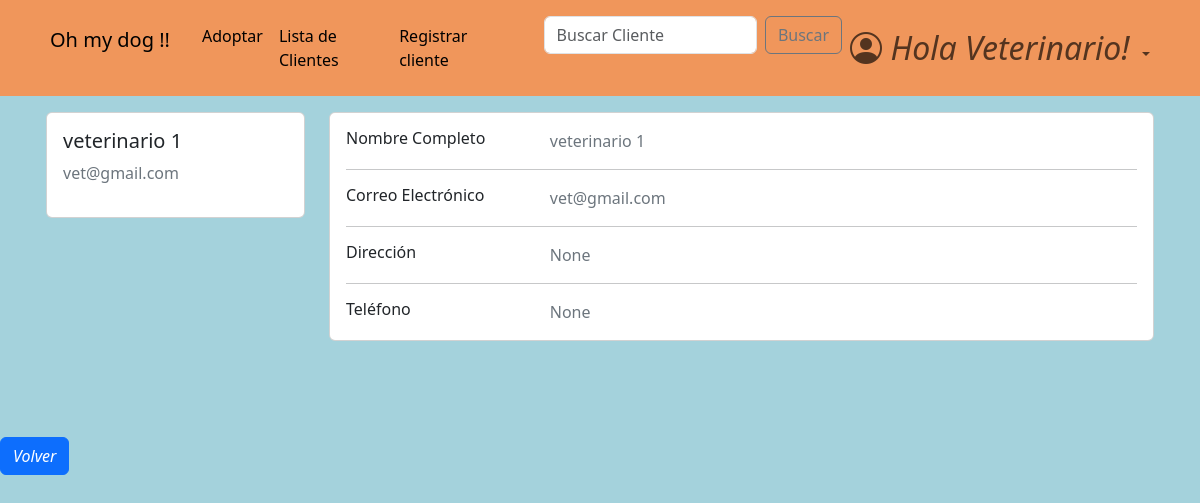
The app's page /accounts/profile/2 (signed in) with its own data.
### accounts/models.py (models this page shows, shortened)
class CustomUser(AbstractBaseUser, PermissionsMixin):
    email =                     models.EmailField(verbose_name="email", unique=True)    #.foreignKey ??
    name =                      models.CharField(max_length=25)   #slug es texto corto
    surname =                   models.CharField(max_length=30, blank=True, null=True)
    address =                   models.CharField(max_length=30, blank=True, null=True)
    telephone =                 models.SlugField(max_length=12, blank=True, null=True)
    is_active =                 models.BooleanField(default=True)
    is_staff =                  models.BooleanField(default=False)
    is_admin =                  models.BooleanField(default=False)
    last_login =                models.DateTimeField(verbose_name="last login", default=datetime.datetime.now)
    is_veterinario =            models.BooleanField(default=False)
    USERNAME_FIELD = "email"    #variable por la cual se ingresa, dice username pero seria como 'campo que representa el inicio de sesion'
    REQUIRED_FIELDS = ['name',]    #no permite registros si no tiene estos campos completos
    objects = CustomUserManager()

### accounts/views.py (the view)
# urls.py: path('profile/<pk>', views.profile_view, name= 'profile'),
def profile_view(request, pk):
    if not request.user.is_authenticated:
        return redirect('login')
    user = CustomUser.objects.get(pk=pk)
    context = {
        'user': user,
        'actual_user': request.user,
    }
    return render(request, 'profile.html', context)

### accounts/templates/profile.html (shortened to what this page needs)
{% extends 'home.html' %}
{% block content %}
<main>
<div class="container card-izq " >
  <div class="row row-1">
    <div class="col-md-3">
      <div class="card">
        <div class="card-body">
          <h5>{{ user.name }} {{ user.surname }}</h5>
          <p class="text-secondary">{{ user.email }}</p>
        </div>
      </div>
    </div>
    <div class="col-md-9">
      <div class="card mb-3">
        <div class="card-body">
          <div class="row">
            <div class="col-sm-3">
              <h6 class="mb-0">Nombre Completo</h6>
            </div>
            <div class="col-sm-9 text-secondary">
              {{ user.name }} {{ user.surname }}
            </div>
          </div>
          <hr>
          <div class="row">
            <div class="col-sm-3">
              <h6 class="mb-0">Correo Electrónico</h6>
            </div>
            <div class="col-sm-9 text-secondary">
              {{ user.email }}
            </div>
          </div>
          <hr>
          <div class="row">
            <div class="col-sm-3">
              <h6 class="mb-0">Dirección</h6>
            </div>
            <div class="col-sm-9 text-secondary">
              {{ user.address }}
            </div>
          </div>
          <hr>
          <div class="row">
            <div class="col-sm-3">
              <h6 class="mb-0">Teléfono</h6>
            </div>
            <div class="col-sm-9 text-secondary">
              {{ user.telephone }}
            </div>
          </div>
        </div>
      </div>
    </div>
  </div>
</div>
<a href="{% url 'home' %}" class="btn btn-primary"><i>Volver</i></a>
</main>
{% endblock  %}

### pages/static/css/styles.css (style rules this page uses)
html { box-sizing: border-box; font-size: 16px; scroll-behavior: smooth; }
body { margin: 0; padding: 0; overflow-x: hidden; background-color: #a4d2dc; }
a { text-decoration: none; }
.card-izq { margin-bottom: 1rem; padding: 1rem; }
.row-1 { margin-bottom: 3rem; }

### records on screen
CustomUser: name "veterinario", surname "1", email "vet@gmail.com", address "None", telephone "None"
